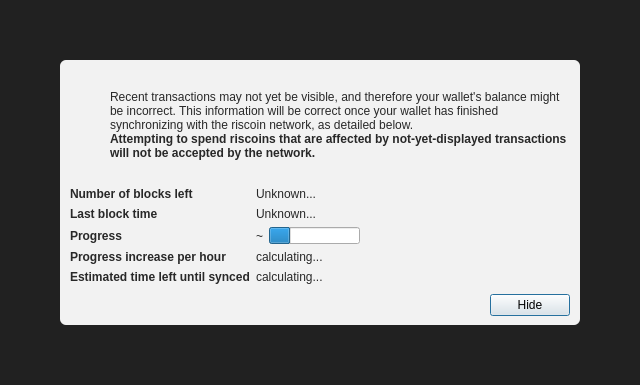
<?xml version="1.0" encoding="UTF-8"?>
<ui version="4.0">
 <class>ModalOverlay</class>
 <widget class="ModalOverlay" name="ModalOverlay">
  <property name="geometry">
   <rect>
    <x>0</x>
    <y>0</y>
    <width>640</width>
    <height>385</height>
   </rect>
  </property>
  <property name="windowTitle">
   <string>Form</string>
  </property>
  <layout class="QVBoxLayout" name="verticalLayout" stretch="0">
   <property name="sizeConstraint">
    <enum>QLayout::SetDefaultConstraint</enum>
   </property>
   <property name="leftMargin">
    <number>0</number>
   </property>
   <property name="topMargin">
    <number>0</number>
   </property>
   <property name="rightMargin">
    <number>0</number>
   </property>
   <property name="bottomMargin">
    <number>0</number>
   </property>
   <item>
    <widget class="QWidget" name="bgWidget" native="true">
     <property name="styleSheet">
      <string notr="true">#bgWidget { background: rgba(0,0,0,220); }</string>
     </property>
     <layout class="QVBoxLayout" name="verticalLayoutMain" stretch="1">
      <property name="leftMargin">
       <number>60</number>
      </property>
      <property name="topMargin">
       <number>60</number>
      </property>
      <property name="rightMargin">
       <number>60</number>
      </property>
      <property name="bottomMargin">
       <number>60</number>
      </property>
      <item>
       <widget class="QWidget" name="contentWidget" native="true">
        <property name="styleSheet">
         <string notr="true">#contentWidget { background: rgba(255,255,255,240); border-radius: 6px; }

QLabel { color: rgb(40,40,40);  }</string>
        </property>
        <layout class="QVBoxLayout" name="verticalLayoutSub" stretch="1,0,0,0">
         <property name="spacing">
          <number>0</number>
         </property>
         <property name="leftMargin">
          <number>10</number>
         </property>
         <property name="topMargin">
          <number>10</number>
         </property>
         <property name="rightMargin">
          <number>10</number>
         </property>
         <property name="bottomMargin">
          <number>10</number>
         </property>
         <item>
          <layout class="QHBoxLayout" name="horizontalLayoutIconText" stretch="0,1">
           <property name="topMargin">
            <number>20</number>
           </property>
           <item>
            <layout class="QVBoxLayout" name="verticalLayoutIcon">
             <property name="leftMargin">
              <number>0</number>
             </property>
             <item>
              <widget class="QPushButton" name="warningIcon">
               <property name="enabled">
                <bool>false</bool>
               </property>
               <property name="text">
                <string/>
               </property>
               <property name="icon">
                <iconset>
                 <normaloff>:/icons/warning</normaloff>
                 <disabledoff>:/icons/warning</disabledoff>:/icons/warning</iconset>
               </property>
               <property name="iconSize">
                <size>
                 <width>48</width>
                 <height>48</height>
                </size>
               </property>
               <property name="flat">
                <bool>true</bool>
               </property>
              </widget>
             </item>
             <item>
              <spacer name="verticalSpacerWarningIcon">
               <property name="orientation">
                <enum>Qt::Vertical</enum>
               </property>
               <property name="sizeHint" stdset="0">
                <size>
                 <width>20</width>
                 <height>40</height>
                </size>
               </property>
              </spacer>
             </item>
            </layout>
           </item>
           <item>
            <layout class="QVBoxLayout" name="verticalLayoutInfoText">
             <property name="leftMargin">
              <number>0</number>
             </property>
             <property name="topMargin">
              <number>0</number>
             </property>
             <item>
              <widget class="QLabel" name="infoText">
               <property name="text">
                <string>Recent transactions may not yet be visible, and therefore your wallet's balance might be incorrect. This information will be correct once your wallet has finished synchronizing with the riscoin network, as detailed below.</string>
               </property>
               <property name="textFormat">
                <enum>Qt::RichText</enum>
               </property>
               <property name="wordWrap">
                <bool>true</bool>
               </property>
              </widget>
             </item>
             <item>
              <widget class="QLabel" name="infoTextStrong">
               <property name="font">
                <font>
                 <weight>75</weight>
                 <bold>true</bold>
                </font>
               </property>
               <property name="text">
                <string>Attempting to spend riscoins that are affected by not-yet-displayed transactions will not be accepted by the network.</string>
               </property>
               <property name="textFormat">
                <enum>Qt::RichText</enum>
               </property>
               <property name="wordWrap">
                <bool>true</bool>
               </property>
              </widget>
             </item>
             <item>
              <spacer name="verticalSpacerInTextSpace">
               <property name="orientation">
                <enum>Qt::Vertical</enum>
               </property>
               <property name="sizeHint" stdset="0">
                <size>
                 <width>20</width>
                 <height>40</height>
                </size>
               </property>
              </spacer>
             </item>
            </layout>
           </item>
          </layout>
         </item>
         <item>
          <spacer name="verticalSpacerAfterText">
           <property name="orientation">
            <enum>Qt::Vertical</enum>
           </property>
           <property name="sizeHint" stdset="0">
            <size>
             <width>20</width>
             <height>40</height>
            </size>
           </property>
          </spacer>
         </item>
         <item>
          <layout class="QFormLayout" name="formLayout">
           <property name="fieldGrowthPolicy">
            <enum>QFormLayout::FieldsStayAtSizeHint</enum>
           </property>
           <property name="horizontalSpacing">
            <number>6</number>
           </property>
           <property name="verticalSpacing">
            <number>6</number>
           </property>
           <property name="topMargin">
            <number>10</number>
           </property>
           <item row="0" column="0">
            <widget class="QLabel" name="labelNumberOfBlocksLeft">
             <property name="font">
              <font>
               <weight>75</weight>
               <bold>true</bold>
              </font>
             </property>
             <property name="text">
              <string>Number of blocks left</string>
             </property>
            </widget>
           </item>
           <item row="0" column="1">
            <widget class="QLabel" name="numberOfBlocksLeft">
             <property name="text">
              <string>Unknown...</string>
             </property>
            </widget>
           </item>
           <item row="1" column="0">
            <widget class="QLabel" name="labelLastBlockTime">
             <property name="font">
              <font>
               <weight>75</weight>
               <bold>true</bold>
              </font>
             </property>
             <property name="text">
              <string>Last block time</string>
             </property>
            </widget>
           </item>
           <item row="1" column="1">
            <widget class="QLabel" name="newestBlockDate">
             <property name="sizePolicy">
              <sizepolicy hsizetype="Maximum" vsizetype="Preferred">
               <horstretch>0</horstretch>
               <verstretch>0</verstretch>
              </sizepolicy>
             </property>
             <property name="text">
              <string>Unknown...</string>
             </property>
            </widget>
           </item>
           <item row="2" column="0">
            <widget class="QLabel" name="labelSyncDone">
             <property name="font">
              <font>
               <weight>75</weight>
               <bold>true</bold>
              </font>
             </property>
             <property name="text">
              <string>Progress</string>
             </property>
            </widget>
           </item>
           <item row="2" column="1">
            <layout class="QHBoxLayout" name="horizontalLayoutSync" stretch="0,1">
             <item>
              <widget class="QLabel" name="percentageProgress">
               <property name="text">
                <string notr="true">~</string>
               </property>
              </widget>
             </item>
             <item>
              <widget class="QProgressBar" name="progressBar">
               <property name="value">
                <number>24</number>
               </property>
               <property name="format">
                <string/>
               </property>
              </widget>
             </item>
            </layout>
           </item>
           <item row="4" column="0">
            <widget class="QLabel" name="labelProgressIncrease">
             <property name="font">
              <font>
               <weight>75</weight>
               <bold>true</bold>
              </font>
             </property>
             <property name="text">
              <string>Progress increase per hour</string>
             </property>
            </widget>
           </item>
           <item row="4" column="1">
            <widget class="QLabel" name="progressIncreasePerH">
             <property name="text">
              <string>calculating...</string>
             </property>
            </widget>
           </item>
           <item row="5" column="0">
            <widget class="QLabel" name="labelEstimatedTimeLeft">
             <property name="font">
              <font>
               <weight>75</weight>
               <bold>true</bold>
              </font>
             </property>
             <property name="text">
              <string>Estimated time left until synced</string>
             </property>
            </widget>
           </item>
           <item row="5" column="1">
            <widget class="QLabel" name="expectedTimeLeft">
             <property name="text">
              <string>calculating...</string>
             </property>
            </widget>
           </item>
          </layout>
         </item>
         <item>
          <layout class="QHBoxLayout" name="horizontalLayoutButtons">
           <property name="leftMargin">
            <number>10</number>
           </property>
           <property name="topMargin">
            <number>10</number>
           </property>
           <item>
            <spacer name="horizontalSpacer">
             <property name="orientation">
              <enum>Qt::Horizontal</enum>
             </property>
             <property name="sizeHint" stdset="0">
              <size>
               <width>40</width>
               <height>20</height>
              </size>
             </property>
            </spacer>
           </item>
           <item>
            <widget class="QPushButton" name="closeButton">
             <property name="text">
              <string>Hide</string>
             </property>
             <property name="focusPolicy">
              <enum>Qt::StrongFocus</enum>
             </property>
             <property name="default">
              <bool>true</bool>
             </property>
            </widget>
           </item>
          </layout>
         </item>
        </layout>
       </widget>
      </item>
     </layout>
    </widget>
   </item>
  </layout>
 </widget>
 <customwidgets>
  <customwidget>
   <class>ModalOverlay</class>
   <extends>QWidget</extends>
   <header>qt/modaloverlay.h</header>
   <container>1</container>
  </customwidget>
 </customwidgets>
 <resources/>
 <connections/>
</ui>
